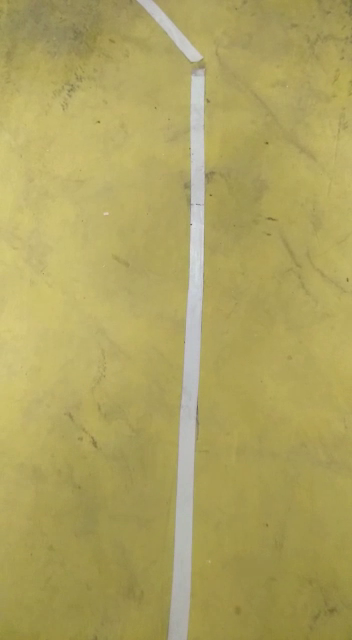
#> input picture frame 23 of detect.mp4, 352 x 640 px
$ python newdash.py
#> lines starting #> are read from the running program, lines starting #| are printed output that depends on the picture; after the words box and inside, x2 and y2 are one past the last pixel; in counts of white or black regions, pixels touching at a corner belong together
import cv2
import numpy as np
cap = cv2.VideoCapture('detect.mp4')
while True:
    _,frame = cap.read()
#> frame is the input picture: shape (640, 352, 3); mean B, G, R 95.9, 162.5, 173.9
    nframe = cv2.rotate(frame,cv2.ROTATE_90_CLOCKWISE)
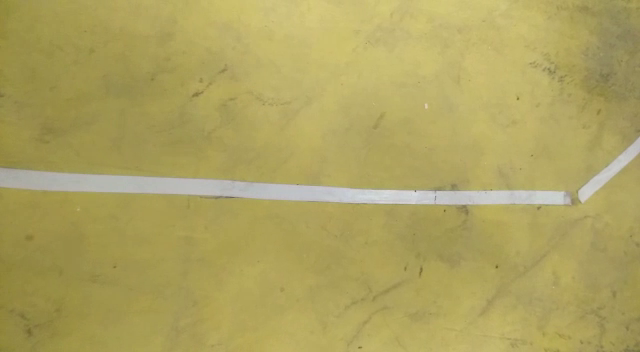
#> nframe: shape (352, 640, 3); mean B, G, R 95.9, 162.5, 173.9
    gray = cv2.cvtColor(nframe,cv2.COLOR_BGR2GRAY)
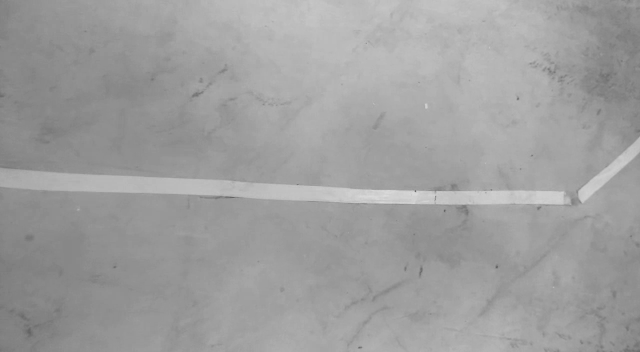
#> gray: shape (352, 640); min 97, max 219, mean 158.4
    edges = cv2.Canny(gray,50,150,apertureSize=3)
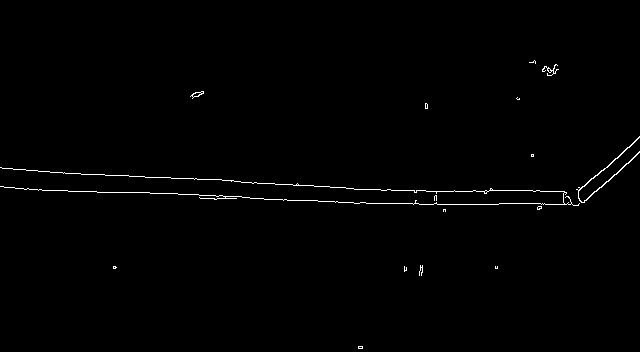
#> edges: shape (352, 640); 0.76% white in thin lines or dots, all inside (x1, y1, x2, y2) = (0, 60, 640, 349)
    cv2.imshow("canny",edges)
    lines = cv2.HoughLines(edges,1,np.pi/180,100)
#> lines = [[169, 1.62], [188, 1.61], [184, 1.62], [194, 1.59], [199, 1.55], [190, 1.57], [196, 1.59], [171, 1.61], [183, 1.59], [164, 1.64], [203, 1.57], [212, 1.55]]

    for line in lines:
        rho,theta = line[0]
        print("theta : ")
        print(theta)
        a = np.cos(theta)
        b=np.sin(theta)
        x0=a*rho
        y0=b*rho
        x1 = int(x0+ 1000*(-b))
        y1 = int(y0 + 1000*a)
        x2 = int (x0-1000*(-b))
        y2 = int (y0-1000*a)
        cv2.line(nframe,(x1,y1),(x2,y2),(255,255,0),2)
        cv2.imshow("frame",nframe)
#> this loop made 12 passes
#> (rho, theta, a, b, x0, y0, x1, y1) on passes 1 to 12: (169, 1.62, -0.0523, 0.999, -8.84, 168.8, -1007, 116), (188, 1.61, -0.0349, 0.999, -6.56, 187.9, -1005, 152), (184, 1.62, -0.0523, 0.999, -9.63, 183.7, -1008, 131), (194, 1.59, -0.0175, 1, -3.39, 194, -1003, 176), (199, 1.55, 0.0175, 1, 3.47, 199, -996, 216), (190, 1.57, -4.37e-08, 1, -8.31e-06, 190, -1000, 189), (196, 1.59, -0.0175, 1, -3.42, 196, -1003, 178), (171, 1.61, -0.0349, 0.999, -5.97, 170.9, -1005, 135), (183, 1.59, -0.0175, 1, -3.19, 183, -1003, 165), (164, 1.64, -0.0698, 0.998, -11.44, 163.6, -1009, 93), (203, 1.57, -4.37e-08, 1, -8.87e-06, 203, -1000, 202), (212, 1.55, 0.0175, 1, 3.7, 212, -996, 229)
#> (printed output is left out)
#> pass 1, `cv2.imshow("frame",nframe)`:
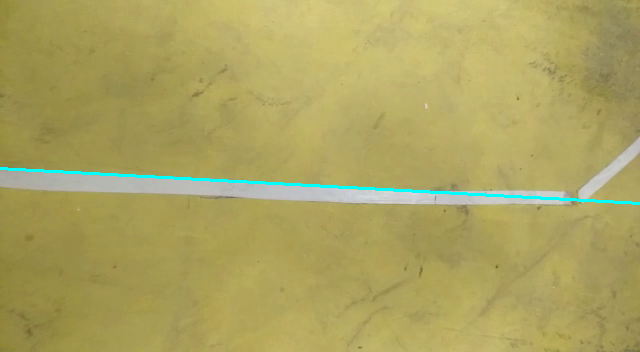
#> window 'frame': shape (352, 640, 3); mean B, G, R 96.8, 163.2, 172.3
#> pass 2, `cv2.imshow("frame",nframe)`:
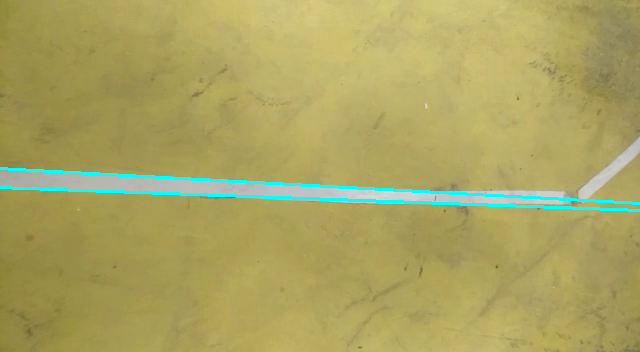
#> window 'frame': shape (352, 640, 3); mean B, G, R 97.7, 163.9, 170.8
#> after the loop:
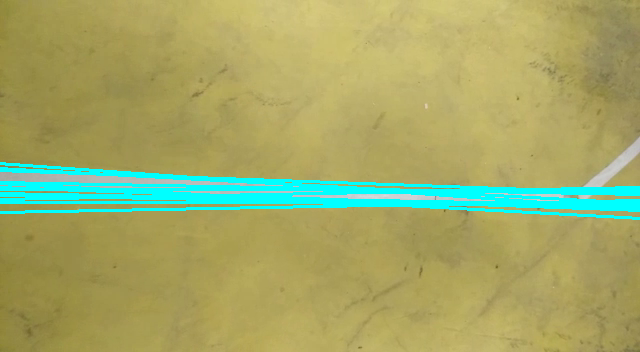
#> nframe: shape (352, 640, 3); 6.59% of pixels changed, all inside (x1, y1, x2, y2) = (0, 162, 640, 220)

    k=cv2.waitKey(8)
#> (key Esc is pressed here)
    if k ==27:
        break

cap.release()
cv2.destroyAllWindows()

$ run again, starting later in the video
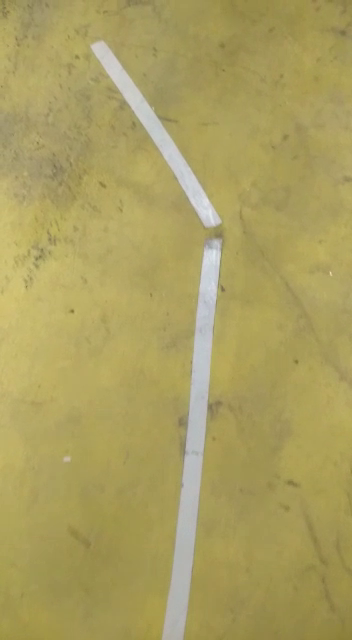
#> input picture frame 105 of detect.mp4, 352 x 640 px
#> frame is the input picture: shape (640, 352, 3); mean B, G, R 96.1, 158.5, 170.5
#> `edges = cv2.Canny(gray,50,150,apertureSize=3)`:
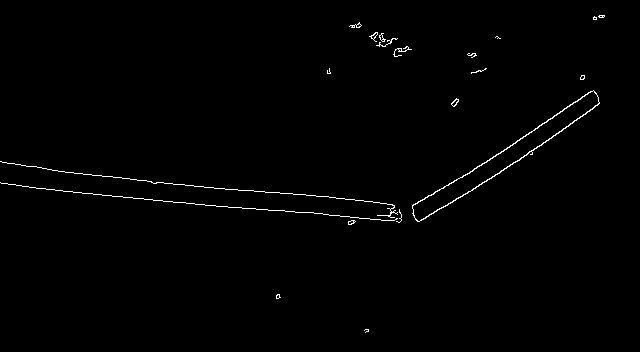
#> edges: shape (352, 640); 0.81% white in thin lines or dots, all inside (x1, y1, x2, y2) = (0, 15, 605, 333)
#> lines = [[185, 1.66], [164, 1.68], [168, 1.66], [182, 1.68], [406, 0.977], [399, 0.995], [190, 1.64], [428, 0.96], [421, 0.977]]
#> the loop `for line in lines:` made 9 passes
#> (rho, theta, a, b, x0, y0, x1, y1) on passes 1 to 8: (185, 1.66, -0.0872, 0.996, -16.12, 184.3, -1012, 97), (164, 1.68, -0.105, 0.995, -17.14, 163.1, -1011, 58), (168, 1.66, -0.0872, 0.996, -14.64, 167.4, -1010, 80), (182, 1.68, -0.105, 0.995, -19.02, 181, -1013, 76), (406, 0.977, 0.559, 0.829, 227, 336.6, -602, 895), (399, 0.995, 0.545, 0.839, 217.3, 334.6, -621, 879), (190, 1.64, -0.0698, 0.998, -13.25, 189.5, -1010, 119), (428, 0.96, 0.574, 0.819, 245.5, 350.6, -573, 924)
#> (printed output is left out)
#> after the loop `for line in lines:`:
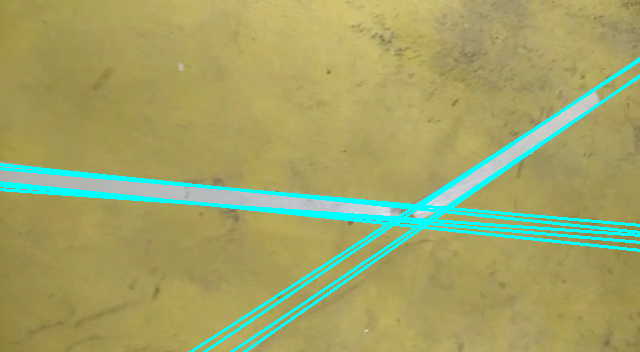
#> nframe: shape (352, 640, 3); mean B, G, R 103.8, 163.6, 160.7

$ run again, starting later in the video
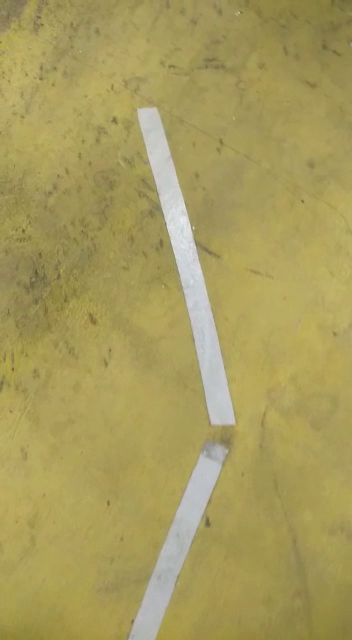
#> input picture frame 188 of detect.mp4, 352 x 640 px
#> frame is the input picture: shape (640, 352, 3); mean B, G, R 93.3, 155.2, 167.5
#> `edges = cv2.Canny(gray,50,150,apertureSize=3)`:
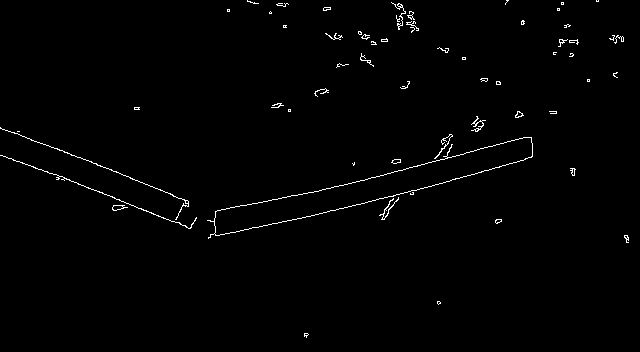
#> edges: shape (352, 640); 1% white in thin lines or dots
#> lines = [[268, 1.31], [116, 1.95], [290, 1.31], [144, 1.94], [284, 1.33], [119, 1.94], [275, 1.36], [279, 1.34]]
#> the loop `for line in lines:` made 8 passes
#> (rho, theta, a, b, x0, y0, x1, y1) on passes 1 to 8: (268, 1.31, 0.259, 0.966, 69.36, 258.9, -896, 517), (116, 1.95, -0.375, 0.927, -43.45, 107.6, -970, -267), (290, 1.31, 0.259, 0.966, 75.06, 280.1, -890, 538), (144, 1.94, -0.358, 0.934, -51.6, 134.4, -985, -223), (284, 1.33, 0.242, 0.97, 68.71, 275.6, -901, 517), (119, 1.94, -0.358, 0.934, -42.65, 111.1, -976, -247), (275, 1.36, 0.208, 0.978, 57.18, 269, -920, 476), (279, 1.34, 0.225, 0.974, 62.76, 271.8, -911, 496)
#> (printed output is left out)
#> after the loop `for line in lines:`:
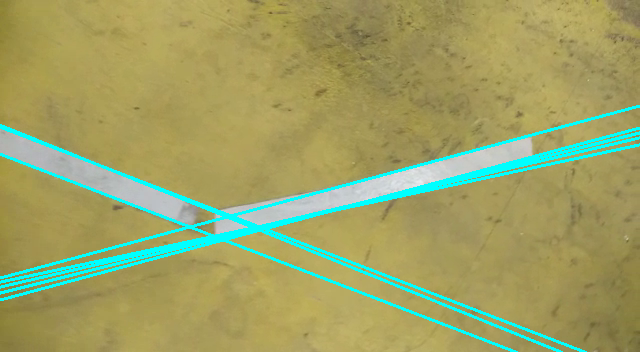
#> nframe: shape (352, 640, 3); mean B, G, R 101.6, 160.6, 157.8
